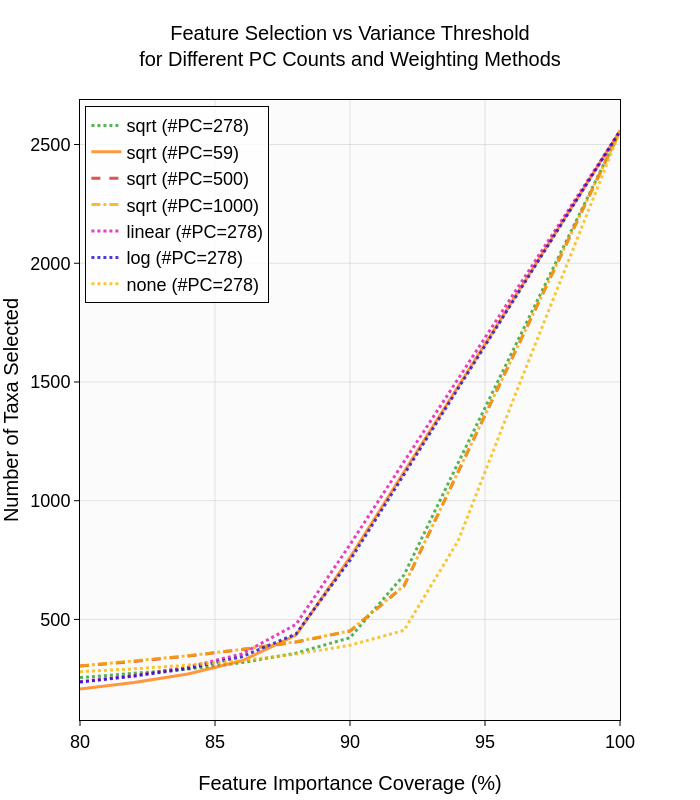

Notebook code for this chart:
### Code cell
import numpy as np
import pandas as pd
import plotly.graph_objects as go
from plotly.subplots import make_subplots

# Data from your experiments
data = {
    "sqrt": {
        278: {
            80: 255,
            82: 272,
            84: 291,
            86: 318,
            88: 358,
            90: 423,
            92: 687,
            94: 1158,
            96: 1622,
            98: 2090,
            100: 2557,
            99: 2324,
        },
        59: {
            80: 207,
            82: 234,
            84: 270,
            86: 326,
            88: 434,
            90: 761,
            92: 1121,
            94: 1479,
            96: 1839,
            98: 2198,
            100: 2557,
            99: 2378,
        },
        500: {
            80: 304,
            82: 323,
            84: 346,
            86: 373,
            88: 405,
            90: 451,
            92: 641,
            94: 1120,
            96: 1599,
            98: 2078,
            100: 2557,
            99: 2318,
        },
        1000: {
            80: 304,
            82: 324,
            84: 347,
            86: 374,
            88: 406,
            90: 452,
            92: 642,
            94: 1121,
            96: 1600,
            98: 2079,
            100: 2557,
            99: 2318,
        },
    },
    "linear": {
        278: {
            80: 238,
            82: 264,
            84: 299,
            86: 355,
            88: 479,
            90: 815,
            92: 1164,
            94: 1512,
            96: 1861,
            98: 2209,
            100: 2557,
            99: 2383,
        }
    },
    "log": {
        278: {
            80: 236,
            82: 261,
            84: 293,
            86: 343,
            88: 439,
            90: 749,
            92: 1110,
            94: 1472,
            96: 1834,
            98: 2196,
            100: 2557,
            99: 2377,
        }
    },
    "none": {
        278: {
            80: 280,
            82: 292,
            84: 308,
            86: 327,
            88: 354,
            90: 391,
            92: 454,
            94: 830,
            96: 1412,
            98: 1987,
            100: 2557,
            99: 2270,
        }
    },
}

# Create the main interactive line plot
fig = go.Figure()
# "#1f77b4",  # blue
# "#ff7f0e",  # orange
# "#2ca02c",  # green
# "#d62728",  # red
# "#9467bd",  # purple
# "#8c564b",  # brown
# "#e377c2",  # pink
# "#7f7f7f",  # gray
# "#bcbd22",  # olive
# "#17becf",  # cyan
# Define colors and styles
colors = {"sqrt": "#ff7f0e", "linear": "#2ca02c", "log": "#d62728", "none": "#17becf"}
dash_styles = {59: "solid", 278: "dot", 500: "dash", 1000: "dashdot"}
symbols = {59: "circle", 278: "square", 500: "diamond", 1000: "cross"}

colors = {
    "sqrt-59": "#ff7f0e",
    "sqrt-278": "#2ca02c",
    "sqrt-500": "#d62728",
    "sqrt-1000": "#f9aa00",
    "linear-278": "#e40faf",
    "log-278": "#200cd4",
    "none-278": "#fbb800",
}


def add_jitter(values, jitter_amount=0.3):
    return [v + np.random.uniform(-jitter_amount, jitter_amount) for v in values]


# Add traces for each combination
for weighting, pc_data in data.items():
    for n_pc, threshold_data in pc_data.items():
        thresholds = sorted(threshold_data.keys())
        n_features = [threshold_data[t] for t in thresholds]

        jittered_thresholds = add_jitter(thresholds, jitter_amount=0.05)

        fig.add_trace(
            go.Scatter(
                x=thresholds,
                y=n_features,
                opacity=0.8,
                mode="lines",
                name=f"{weighting} (#PC={n_pc})",
                line=dict(
                    color=colors.get(weighting + "-" + str(n_pc), "black"),
                    dash=dash_styles.get(n_pc, "solid"),
                    width=3,
                ),
                # showlegend=False,
                # marker=dict(
                #     symbol=symbols.get(n_pc, 'circle'),
                #     size=10
                # ),
                # hovertemplate="skip"
                hovertemplate="<b>%{fullData.name}</b><br>"
                + "Variance Threshold: %{x}%<br>"
                + "Selected Features: %{y}<br>"
                + "<extra></extra>",
            )
        )

        # fig.add_trace(go.Scatter(
        #     x=jittered_thresholds,
        #     y=n_features,
        #     mode='markers',
        #     name=f'{weighting} (n_pc={n_pc})',
        #     marker=dict(
        #         symbol=symbols.get(n_pc, 'circle'),
        #         size=8,
        #         color=colors.get(weighting+"-"+str(n_pc), 'black'),
        #         line=dict(width=0)
        #     ),
        #     opacity=0.7,
        #     hovertemplate='<b>%{fullData.name}</b><br>' +
        #                  'Variance Threshold: %{customdata}%<br>' +
        #                  'Selected Features: %{y}<br>' +
        #                  '<extra></extra>',
        #     customdata=thresholds
        # ))

# Update layout
fig.update_layout(
    title={
        "text": "Feature Selection vs Variance Threshold<br>for Different PC Counts and Weighting Methods",
        "font": {"size": 20},
        "y": 0.95,  # Position title at the top
    },
    xaxis_title="Feature Importance Coverage (%)",
    yaxis_title="Number of Taxa Selected",
    hovermode="x unified",
    width=700,
    height=800,
    plot_bgcolor="rgba(250, 250, 250, 0.8)",
    legend=dict(yanchor="top", y=0.99, xanchor="left", x=0.01, font=dict(size=18), bgcolor="rgba(255,255,255,0.8)"),
    # margin=dict(b=20, t=100, l=20, r=20),
    xaxis=dict(showgrid=True, gridwidth=1, gridcolor="rgba(200, 200, 200, 0.5)", tickfont=dict(size=18),title=dict(font=dict(size=20), standoff=25)),
    yaxis=dict(showgrid=True, gridwidth=1, gridcolor="rgba(200, 200, 200, 0.5)", tickfont=dict(size=18), title=dict(font=dict(size=20), standoff=25)),
    # yaxis=dict(
    #     title=dict(text="UMAP 2", font=dict(size=32), standoff=5),
    #     tickfont=dict(size=30),
    # ),
)

fig.show()
fig.write_image(
    "./feature_selection_variance_thresholds.png", width=700, height=800, scale=1
)

### Figure 1 — Plotly figure (JSON) as saved in the notebook; plotly's stock layout.template omitted (floating-point values rounded to 4 significant figures)
{"data": [{"hovertemplate": "<b>%{fullData.name}</b><br>Variance Threshold: %{x}%<br>Selected Features: %{y}<br><extra></extra>", "line": {"color": "#2ca02c", "dash": "dot", "width": 3}, "mode": "lines", "name": "sqrt (#PC=278)", "opacity": 0.8, "type": "scatter", "x": [80, 82, 84, 86, 88, 90, 92, 94, 96, 98, 99, 100], "y": [255, 272, 291, 318, 358, 423, 687, 1158, 1622, 2090, 2324, 2557]}, {"hovertemplate": "<b>%{fullData.name}</b><br>Variance Threshold: %{x}%<br>Selected Features: %{y}<br><extra></extra>", "line": {"color": "#ff7f0e", "dash": "solid", "width": 3}, "mode": "lines", "name": "sqrt (#PC=59)", "opacity": 0.8, "type": "scatter", "x": [80, 82, 84, 86, 88, 90, 92, 94, 96, 98, 99, 100], "y": [207, 234, 270, 326, 434, 761, 1121, 1479, 1839, 2198, 2378, 2557]}, {"hovertemplate": "<b>%{fullData.name}</b><br>Variance Threshold: %{x}%<br>Selected Features: %{y}<br><extra></extra>", "line": {"color": "#d62728", "dash": "dash", "width": 3}, "mode": "lines", "name": "sqrt (#PC=500)", "opacity": 0.8, "type": "scatter", "x": [80, 82, 84, 86, 88, 90, 92, 94, 96, 98, 99, 100], "y": [304, 323, 346, 373, 405, 451, 641, 1120, 1599, 2078, 2318, 2557]}, {"hovertemplate": "<b>%{fullData.name}</b><br>Variance Threshold: %{x}%<br>Selected Features: %{y}<br><extra></extra>", "line": {"color": "#f9aa00", "dash": "dashdot", "width": 3}, "mode": "lines", "name": "sqrt (#PC=1000)", "opacity": 0.8, "type": "scatter", "x": [80, 82, 84, 86, 88, 90, 92, 94, 96, 98, 99, 100], "y": [304, 324, 347, 374, 406, 452, 642, 1121, 1600, 2079, 2318, 2557]}, {"hovertemplate": "<b>%{fullData.name}</b><br>Variance Threshold: %{x}%<br>Selected Features: %{y}<br><extra></extra>", "line": {"color": "#e40faf", "dash": "dot", "width": 3}, "mode": "lines", "name": "linear (#PC=278)", "opacity": 0.8, "type": "scatter", "x": [80, 82, 84, 86, 88, 90, 92, 94, 96, 98, 99, 100], "y": [238, 264, 299, 355, 479, 815, 1164, 1512, 1861, 2209, 2383, 2557]}, {"hovertemplate": "<b>%{fullData.name}</b><br>Variance Threshold: %{x}%<br>Selected Features: %{y}<br><extra></extra>", "line": {"color": "#200cd4", "dash": "dot", "width": 3}, "mode": "lines", "name": "log (#PC=278)", "opacity": 0.8, "type": "scatter", "x": [80, 82, 84, 86, 88, 90, 92, 94, 96, 98, 99, 100], "y": [236, 261, 293, 343, 439, 749, 1110, 1472, 1834, 2196, 2377, 2557]}, {"hovertemplate": "<b>%{fullData.name}</b><br>Variance Threshold: %{x}%<br>Selected Features: %{y}<br><extra></extra>", "line": {"color": "#fbb800", "dash": "dot", "width": 3}, "mode": "lines", "name": "none (#PC=278)", "opacity": 0.8, "type": "scatter", "x": [80, 82, 84, 86, 88, 90, 92, 94, 96, 98, 99, 100], "y": [280, 292, 308, 327, 354, 391, 454, 830, 1412, 1987, 2270, 2557]}], "layout": {"height": 800, "hovermode": "x unified", "legend": {"bgcolor": "rgba(255,255,255,0.8)", "font": {"size": 18}, "x": 0.01, "xanchor": "left", "y": 0.99, "yanchor": "top"}, "plot_bgcolor": "rgba(250, 250, 250, 0.8)", "title": {"font": {"size": 20}, "text": "Feature Selection vs Variance Threshold<br>for Different PC Counts and Weighting Methods", "y": 0.95}, "width": 700, "xaxis": {"gridcolor": "rgba(200, 200, 200, 0.5)", "gridwidth": 1, "showgrid": true, "tickfont": {"size": 18}, "title": {"font": {"size": 20}, "standoff": 25, "text": "Feature Importance Coverage (%)"}}, "yaxis": {"gridcolor": "rgba(200, 200, 200, 0.5)", "gridwidth": 1, "showgrid": true, "tickfont": {"size": 18}, "title": {"font": {"size": 20}, "standoff": 25, "text": "Number of Taxa Selected"}}}}
